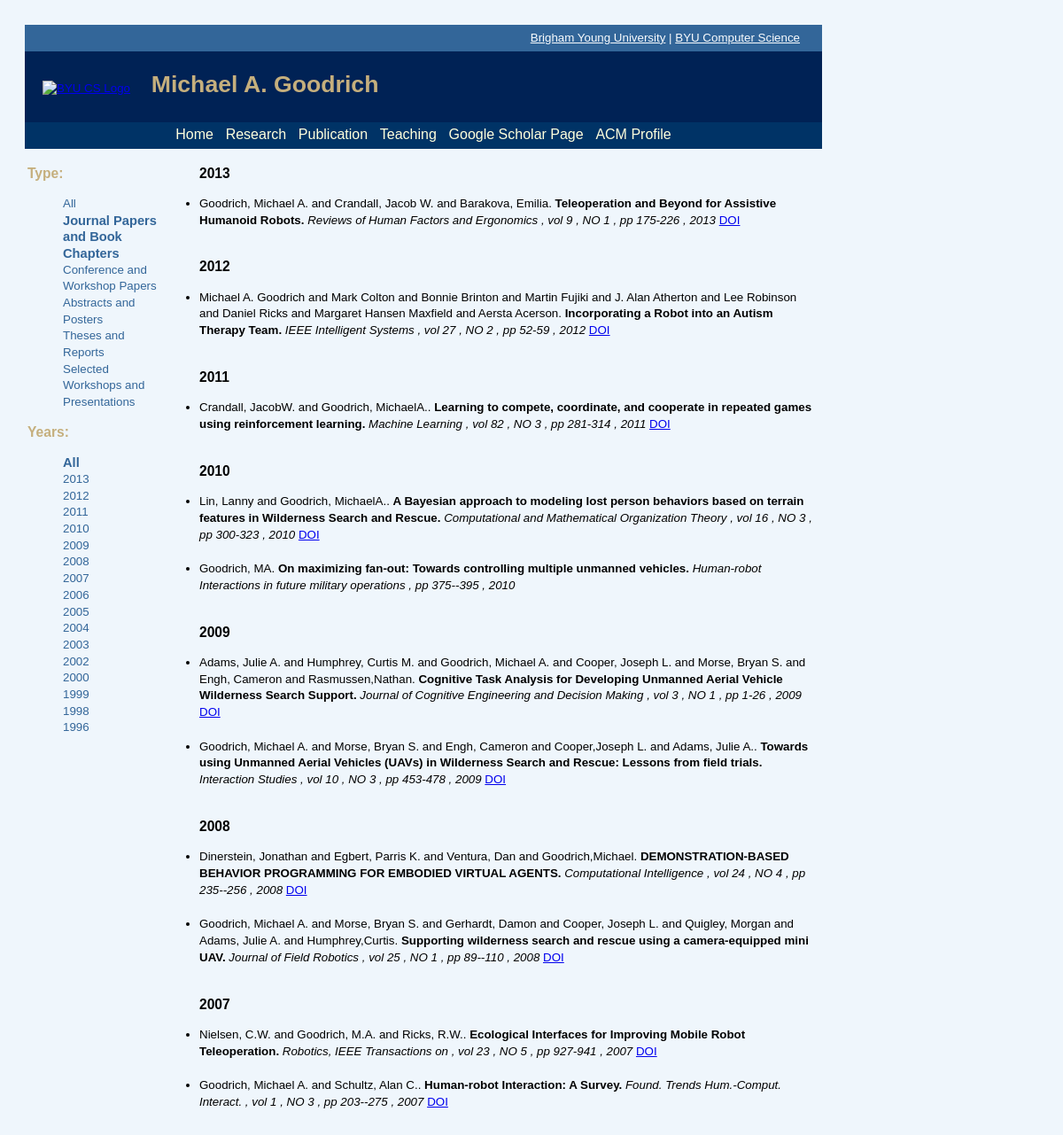
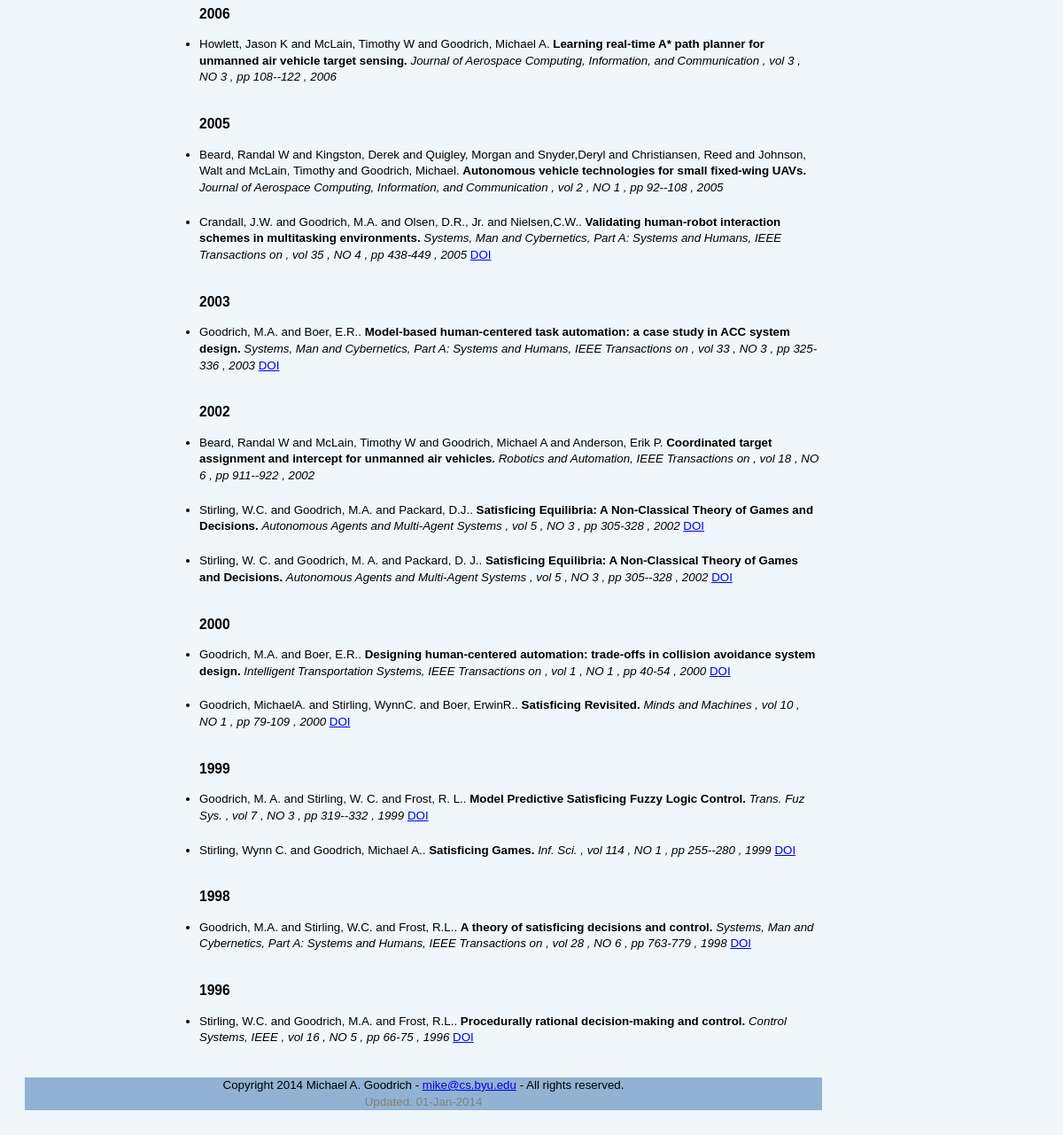
Page /papers/search/?type=journal&year=all on the committed database (2 pictures, top to bottom).
### pubApp/models.py (models this page shows)
class Paper(models.Model):
    id = models.CharField(max_length=256, primary_key=True, unique=True)
    type = models.CharField(max_length=32)
    title = models.CharField(max_length=256)
    authors = models.CharField(max_length=256)
    year = models.PositiveIntegerField(max_length=4)
    journal = models.CharField(max_length=256, blank=True)
    book_title = models.CharField(max_length=256, blank=True)
    publisher = models.CharField(max_length=256, blank=True)
    institution = models.CharField(max_length=256, blank=True)
    volume = models.CharField(max_length=128, blank=True, null=True)
    number = models.CharField(max_length=128, blank=True, null=True)
    pages = models.CharField(max_length=32, blank=True)
    url = models.URLField(blank=True)
    doi = models.CharField(max_length=128, blank=True)
    isbn = models.CharField(max_length=32, blank=True)

### pubApp/views.py (the view)
# urls.py: url(r'^papers/search/', 'pubApp.views.search'),
def search(request):
    type = request.GET.get('type')
    year = request.GET.get('year')
    bio = Bio.objects.all()[0]
    pubMgr = PubManager()
    if type != None:
        trans_type = "all"
        type = type.lower()
        if type == "journal":
            trans_type = "article"
        elif type == "conference":
            trans_type = "inproceedings"
        pubMgr.type = trans_type
    if year != None:
        if year != "all":
            pubMgr.year = year
        else:
            year = year.lower()
    pub_years = pubMgr.getPubList()
    year_list = pubMgr.getYearList()
    return render_to_response('all.html', {
        'pub_years': pub_years,
        'year_list' : year_list,
        'page_width': 900,
        'bio': bio,
        'year_idx' : str(pubMgr.getYearIndex()),
        'type_idx' : pubMgr.getTypeIndex(),
    })

### pubApp/pubmanager.py (called while the page is built)
    def getYearList(self):
        years = []
        publications = Paper.objects.all();
        for p in publications:
            if not (str(p.year) in years):
                years.append(str(p.year))
        years.sort(reverse=True)
        return years

    def getPubList(self):
        papers = []
        if self.type == "all" and self.year =="all":
            papers = Paper.objects.all().order_by('-year','title')
        elif self.type == "all":
            papers = Paper.objects.filter(year=self.year).order_by('-year','title')
        elif self.year == "all":
            papers = Paper.objects.filter(type=self.type).order_by('-year','title')
        else:
            papers = Paper.objects.filter(type=self.type).filter(year=self.year).order_by('-year','title')
        self.typeIdx = self.getTypeIndex()
        pub_years = []
        for p in papers:
            ys = [y for y in pub_years if p.year==y[0]]
            if len(ys) == 0:
                pub_years.append((p.year, []))
        for p in papers:
            year = next(y for y in pub_years if p.year==y[0])
            year[1].append(p)
        return pub_years

    def getTypeIndex(self):
        if self.type == self.type_article:
            return 1
        if self.type == self.type_proceeding:
            return 2
        return 0

    def getYearIndex(self):
        if self.year == self.year_all:
            return 0
        return int(self.year)

### pubApp/templates/all.html (shortened to what this page needs)
{% extends "base.html" %}
{% block content %}
	<table width="{{page_width}}">
        <tr>
            <td width="250" valign="top">
	         	{% include "searchbar.html" %}
            </td>
            <td width="650" valgin="top">
                 {% include "publist.html" %}
            </td>
         </tr>
    </table>
{% endblock %}

### pubApp/templates/publist.html
<div id="pub_list">
	<ul>
		{% for pub_year in pub_years %}
		    <h3>
		    {{ pub_year.0 }}
		    </h3>
			{% for publication in pub_year.1 %}
				<div{% if not forloop.last %} style="margin-bottom: 20px;"{% endif %}>
					{% include "publication.html" %}
				</div>
			{% endfor %}
			<br/>
		{% endfor %}
	</ul>
</div>

### pubApp/templates/publication.html (shortened to what this page needs)
<li class="pub_item">
<a class="pub_author">
	{{publication.authors}}.
</a>
<a class="pub_title">
	{{publication.title}}.
</a>
{% if publication.journal %}
	<a class="pub_info">
		{{publication.journal}}
		{% if publication.volume %}
		    , vol {{publication.volume}}
		{% endif %}
		{% if publication.number %}
		    , NO {{publication.number}}
		{% endif %}
		{% if publication.pages %}
		    , pp {{publication.pages}}
		{% endif %}
		{% if publication.year %}
		    ,
			{{publication.year}}
		{% endif %}
	</a>
{% endif %}
{% if publication.doi %}
	<a class="pub_doi" rel="external" href="{{ publication.doi }}">DOI</a>
{% endif %}
</li>

### static/css/style.css (style rules this page uses)
body { font-family: Helvetica, Arial, sans-serif; font-size: 10pt; line-height: 14pt; padding: 20px; background-color:#EFF6FC }
#pub_list ul { width: 700px; vertical-align:top; }
#pub_list li { vertical-align:top; }
a.pub_title { font-weight: bold; }
a.pub_info { font-style:italic; }

### rows in the picture
Paper: authors "Goodrich, Michael A. and Crandall, Jacob W. and Barakova, Emilia", title "Teleoperation and Beyond for Assistive Humanoid Robots", journal "Reviews of Human Factors and Ergonomics", volume "9", number "1", pages "175-226", year "2013"
Paper: authors "Michael A. Goodrich and Mark Colton and Bonnie Brinton and Martin Fujiki and J. Alan Atherton and Lee Robinson and Daniel Ricks and Margaret Hansen Maxfield and Aersta Acerson", title "Incorporating a Robot into an Autism Therapy Team", journal "IEEE Intelligent Systems", volume "27", number "2", pages "52-59", year "2012"
Paper: authors "Crandall, JacobW. and Goodrich, MichaelA.", title "Learning to compete, coordinate, and cooperate in repeated games using reinforcement learning", journal "Machine Learning", volume "82", number "3", pages "281-314", year "2011"
Paper: authors "Lin, Lanny and Goodrich, MichaelA.", title "A Bayesian approach to modeling lost person behaviors based on terrain features in Wilderness Search and Rescue", journal "Computational and Mathematical Organization Theory", volume "16", number "3", pages "300-323", year "2010"
Paper: authors "Goodrich, MA", title "On maximizing fan-out: Towards controlling multiple unmanned vehicles", journal "Human-robot Interactions in future military operations", pages "375--395", year "2010"
Paper: authors "Adams, Julie A. and Humphrey, Curtis M. and Goodrich, Michael A. and Cooper, Joseph L. and Morse, Bryan S. and Engh, Cameron and Rasmussen,Nathan", title "Cognitive Task Analysis for Developing Unmanned Aerial Vehicle Wilderness Search Support", journal "Journal of Cognitive Engineering and Decision Making", volume "3", number "1", pages "1-26", year "2009"
Paper: authors "Goodrich, Michael A. and Morse, Bryan S. and Engh, Cameron and Cooper,Joseph L. and Adams, Julie A.", title "Towards using Unmanned Aerial Vehicles (UAVs) in Wilderness Search and Rescue: Lessons from field trials", journal "Interaction Studies", volume "10", number "3", pages "453-478", year "2009"
Paper: authors "Dinerstein, Jonathan and Egbert, Parris K. and Ventura, Dan and Goodrich,Michael", title "DEMONSTRATION-BASED BEHAVIOR PROGRAMMING FOR EMBODIED VIRTUAL AGENTS", journal "Computational Intelligence", volume "24", number "4", pages "235--256", year "2008"
Paper: authors "Goodrich, Michael A. and Morse, Bryan S. and Gerhardt, Damon and Cooper, Joseph L. and Quigley, Morgan and Adams, Julie A. and Humphrey,Curtis", title "Supporting wilderness search and rescue using a camera-equipped mini UAV", journal "Journal of Field Robotics", volume "25", number "1", pages "89--110", year "2008"
Paper: authors "Nielsen, C.W. and Goodrich, M.A. and Ricks, R.W.", title "Ecological Interfaces for Improving Mobile Robot Teleoperation", journal "Robotics, IEEE Transactions on", volume "23", number "5", pages "927-941", year "2007"
Paper: authors "Goodrich, Michael A. and Schultz, Alan C.", title "Human-robot Interaction: A Survey", journal "Found. Trends Hum.-Comput. Interact.", volume "1", number "3", pages "203--275", year "2007"
Paper: authors "Howlett, Jason K and McLain, Timothy W and Goodrich, Michael A", title "Learning real-time A* path planner for unmanned air vehicle target sensing", journal "Journal of Aerospace Computing, Information, and Communication", volume "3", number "3", pages "108--122", year "2006"
Paper: authors "Beard, Randal W and Kingston, Derek and Quigley, Morgan and Snyder,Deryl and Christiansen, Reed and Johnson, Walt and McLain, Timothy and Goodrich, Michael", title "Autonomous vehicle technologies for small fixed-wing UAVs", journal "Journal of Aerospace Computing, Information, and Communication", volume "2", number "1", pages "92--108", year "2005"
Paper: authors "Crandall, J.W. and Goodrich, M.A. and Olsen, D.R., Jr. and Nielsen,C.W.", title "Validating human-robot interaction schemes in multitasking environments", journal "Systems, Man and Cybernetics, Part A: Systems and Humans, IEEE Transactions on", volume "35", number "4", pages "438-449", year "2005"
Paper: authors "Goodrich, M.A. and Boer, E.R.", title "Model-based human-centered task automation: a case study in ACC system design", journal "Systems, Man and Cybernetics, Part A: Systems and Humans, IEEE Transactions on", volume "33", number "3", pages "325-336", year "2003"
Paper: authors "Beard, Randal W and McLain, Timothy W and Goodrich, Michael A and Anderson, Erik P", title "Coordinated target assignment and intercept for unmanned air vehicles", journal "Robotics and Automation, IEEE Transactions on", volume "18", number "6", pages "911--922", year "2002"
Paper: authors "Stirling, W.C. and Goodrich, M.A. and Packard, D.J.", title "Satisficing Equilibria: A Non-Classical Theory of Games and Decisions", journal "Autonomous Agents and Multi-Agent Systems", volume "5", number "3", pages "305-328", year "2002"
Paper: authors "Stirling, W. C. and Goodrich, M. A. and Packard, D. J.", title "Satisficing Equilibria: A Non-Classical Theory of Games and Decisions", journal "Autonomous Agents and Multi-Agent Systems", volume "5", number "3", pages "305--328", year "2002"
Paper: authors "Goodrich, M.A. and Boer, E.R.", title "Designing human-centered automation: trade-offs in collision avoidance system design", journal "Intelligent Transportation Systems, IEEE Transactions on", volume "1", number "1", pages "40-54", year "2000"
Paper: authors "Goodrich, MichaelA. and Stirling, WynnC. and Boer, ErwinR.", title "Satisficing Revisited", journal "Minds and Machines", volume "10", number "1", pages "79-109", year "2000"
Paper: authors "Goodrich, M. A. and Stirling, W. C. and Frost, R. L.", title "Model Predictive Satisficing Fuzzy Logic Control", journal "Trans. Fuz Sys.", volume "7", number "3", pages "319--332", year "1999"
Paper: authors "Stirling, Wynn C. and Goodrich, Michael A.", title "Satisficing Games", journal "Inf. Sci.", volume "114", number "1", pages "255--280", year "1999"
Paper: authors "Goodrich, M.A. and Stirling, W.C. and Frost, R.L.", title "A theory of satisficing decisions and control", journal "Systems, Man and Cybernetics, Part A: Systems and Humans, IEEE Transactions on", volume "28", number "6", pages "763-779", year "1998"
Paper: authors "Stirling, W.C. and Goodrich, M.A. and Frost, R.L.", title "Procedurally rational decision-making and control", journal "Control Systems, IEEE", volume "16", number "5", pages "66-75", year "1996"

### other values in the picture
{{ year }} "2013" "2012" "2011" "2010" "2009" "2008" "2007" "2006" "2005" "2004" "2003" "2002" "2000" "1999" "1998" "1996"
{{ pub_year.0 }} "2013" "2012" "2011" "2010" "2009" "2008" "2007" "2006" "2005" "2003" "2002" "2000" "1999" "1998" "1996"
